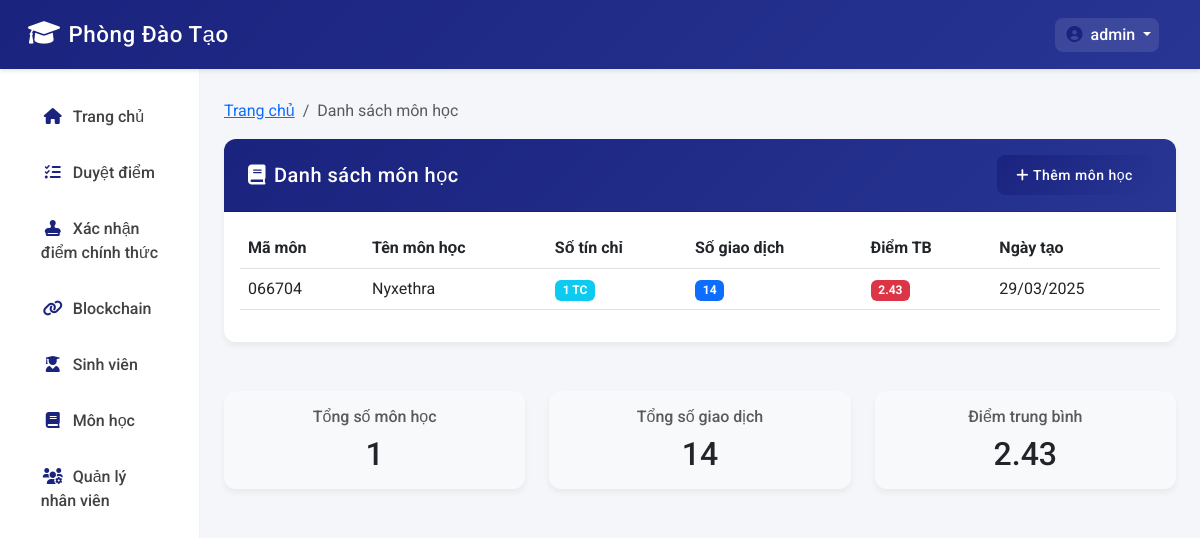
Screenshot of /courses/ (signed in) with the database file from the repository.
### blockchain_app/models.py (models this page shows, shortened)
class User(AbstractUser):
    USER_TYPE_CHOICES = (
        ('admin', 'Admin'),
        ('staff', 'Nhân viên phòng đào tạo'),
        ('teacher', 'Giảng viên'),
    )
    user_type = models.CharField(max_length=10, choices=USER_TYPE_CHOICES, default='staff')
    department = models.CharField(max_length=100, blank=True, null=True)
    phone = models.CharField(max_length=15, blank=True, null=True)
    public_key = models.CharField(max_length=256, blank=True, null=True)
    class Meta:
        verbose_name = 'user'
        verbose_name_plural = 'users'

class Course(models.Model):
    code = models.CharField(max_length=20, unique=True)
    name = models.CharField(max_length=100)
    credits = models.IntegerField()
    created_at = models.DateTimeField(auto_now_add=True)

### blockchain_app/views.py (the view)
# urls.py: path('courses/', views.course_list, name='course_list'),
@login_required
@user_passes_test(is_pdt_staff, login_url='login')
def course_list(request):
    courses = Course.objects.annotate(
        transaction_count=Count('transaction'),
        average_score=Avg('transaction__score')
    )
    context = {
        'courses': courses,
    }
    return render(request, 'blockchain_app/course_list.html', context)

### blockchain_app/templatetags/custom_filters.py (called while the page is built)
@register.filter
def sum_attr(queryset, attr_name):
    try:
        return sum(getattr(obj, attr_name, 0) or 0 for obj in queryset)
    except (TypeError, AttributeError):
        return 0

@register.filter
def average_attr(queryset, attr_name):
    try:
        total = sum(getattr(obj, attr_name, 0) or 0 for obj in queryset)
        count = sum(1 for obj in queryset if getattr(obj, attr_name, None) is not None)
        return total / count if count > 0 else None
    except (TypeError, AttributeError):
        return None

### blockchain_app/views.py (called while the page is built)
def is_pdt_staff(user):
    return user.is_authenticated and user.user_type in ['admin', 'staff']

### templates/blockchain_app/course_list.html (shortened to what this page needs)
{% extends 'blockchain_app/base.html' %}
{% load custom_filters %}
{% block content %}
<div class="row">
    <div class="col-md-12">
        <nav aria-label="breadcrumb">
            <ol class="breadcrumb">
                <li class="breadcrumb-item"><a href="{% url 'home' %}">Trang chủ</a></li>
                <li class="breadcrumb-item active">Danh sách môn học</li>
            </ol>
        </nav>
    </div>
    <div class="col-md-12">
        <div class="card">
            <div class="card-header d-flex justify-content-between align-items-center">
                <h5 class="mb-0">
                    <i class="fas fa-book me-2"></i>Danh sách môn học
                </h5>
                <a href="{% url 'add_course' %}" class="btn btn-primary btn-sm">
                    <i class="fas fa-plus me-1"></i>Thêm môn học
                </a>
            </div>
            <div class="card-body">
                {% if courses %}
                    <div class="table-responsive">
                        <table class="table table-hover">
                            <thead>
                                <tr>
                                    <th>Mã môn</th>
                                    <th>Tên môn học</th>
                                    <th>Số tín chỉ</th>
                                    <th>Số giao dịch</th>
                                    <th>Điểm TB</th>
                                    <th>Ngày tạo</th>
                                </tr>
                            </thead>
                            <tbody>
                                {% for course in courses %}
                                    <tr>
                                        <td>{{ course.code }}</td>
                                        <td>{{ course.name }}</td>
                                        <td>
                                            <span class="badge bg-info">
                                                {{ course.credits }} TC
                                            </span>
                                        </td>
                                        <td>
                                            <span class="badge bg-primary">
                                                {{ course.transaction_count }}
                                            </span>
                                        </td>
                                        <td>
                                            {% if course.average_score %}
                                                <span class="badge {% if course.average_score >= 8 %}bg-success{% elif course.average_score >= 6.5 %}bg-warning{% else %}bg-danger{% endif %}">
                                                    {{ course.average_score|floatformat:2 }}
                                                </span>
                                            {% else %}
                                                <span class="badge bg-secondary">N/A</span>
                                            {% endif %}
                                        </td>
                                        <td>{{ course.created_at|date:"d/m/Y" }}</td>
                                    </tr>
                                {% endfor %}
                            </tbody>
                        </table>
                    </div>
                {% endif %}
            </div>
        </div>
    </div>
    {% if courses %}
        <div class="col-md-12 mt-4">
            <div class="row">
                <div class="col-md-4">
                    <div class="card bg-light">
                        <div class="card-body text-center">
                            <h6 class="text-muted">Tổng số môn học</h6>
                            <h2 class="mb-0">{{ courses|length }}</h2>
                        </div>
                    </div>
                </div>
                <div class="col-md-4">
                    <div class="card bg-light">
                        <div class="card-body text-center">
                            <h6 class="text-muted">Tổng số giao dịch</h6>
                            <h2 class="mb-0">{{ courses|sum_attr:'transaction_count' }}</h2>
                        </div>
                    </div>
                </div>
                <div class="col-md-4">
                    <div class="card bg-light">
                        <div class="card-body text-center">
                            <h6 class="text-muted">Điểm trung bình</h6>
                            <h2 class="mb-0">
                                {% with avg_score=courses|average_attr:'average_score' %}
                                    {% if avg_score %}
                                        {{ avg_score|floatformat:2 }}
                                    {% else %}
                                        N/A
                                    {% endif %}
                                {% endwith %}
                            </h2>
                        </div>
                    </div>
                </div>
            </div>
        </div>
    {% endif %}
</div>
{% endblock %}

### templates/blockchain_app/base.html (shortened to what this page needs)
<!DOCTYPE html>
<html lang="vi">
<head>
    <link href="https://cdn.jsdelivr.net/npm/bootstrap@5.3.0/dist/css/bootstrap.min.css" rel="stylesheet">
    <link href="https://cdnjs.cloudflare.com/ajax/libs/font-awesome/6.0.0/css/all.min.css" rel="stylesheet">
</head>
<body>
    <nav class="navbar navbar-expand-lg navbar-dark navbar-custom">
        <div class="container-fluid">
            <a class="navbar-brand" href="{% url 'home' %}">
                <i class="fas fa-graduation-cap me-2"></i>Phòng Đào Tạo
            </a>
            <div class="collapse navbar-collapse" id="navbarNav">
                <ul class="navbar-nav ms-auto">
                    {% if user.is_authenticated %}
                    <li class="nav-item dropdown">
                        <a class="nav-link dropdown-toggle text-white user-dropdown" href="#" id="navbarDropdown" role="button" data-bs-toggle="dropdown" aria-expanded="false">
                            <i class="fas fa-user-circle me-1"></i>{{ user.username }}
                        </a>
                    </li>
                    {% endif %}
                </ul>
            </div>
        </div>
    </nav>
    <div class="container-fluid">
        <div class="row">
            <nav class="col-md-3 col-lg-2 d-md-block sidebar collapse">
                <div class="position-sticky">
                    <ul class="nav flex-column">
                        <li class="nav-item">
                            <a class="nav-link" href="{% url 'home' %}">
                                <i class="fas fa-home me-2"></i>Trang chủ
                            </a>
                        </li>
                        <li class="nav-item">
                            <a class="nav-link" href="{% url 'transaction_list' %}">
                                <i class="fas fa-tasks me-2"></i>Duyệt điểm
                            </a>
                        </li>
                        <li class="nav-item">
                            <a class="nav-link" href="{% url 'mine_block' %}">
                                <i class="fas fa-stamp me-2"></i>Xác nhận điểm chính thức
                            </a>
                        </li>
                        <li class="nav-item">
                            <a class="nav-link" href="{% url 'blockchain_history' %}">
                                <i class="fas fa-link me-2"></i>Blockchain
                            </a>
                        </li>
                        <li class="nav-item">
                            <a class="nav-link" href="{% url 'student_list' %}">
                                <i class="fas fa-user-graduate me-2"></i>Sinh viên
                            </a>
                        </li>
                        <li class="nav-item">
                            <a class="nav-link" href="{% url 'course_list' %}">
                                <i class="fas fa-book me-2"></i>Môn học
                            </a>
                        </li>
                        {% if user.is_authenticated and user.user_type == 'admin' %}
                        <li class="nav-item">
                            <a class="nav-link" href="{% url 'staff_list' %}">
                                <i class="fas fa-users-cog me-2"></i>Quản lý nhân viên
                            </a>
                        </li>
                        {% endif %}
                    </ul>
                </div>
            </nav>
            <main class="col-md-9 ms-sm-auto col-lg-10 px-md-4 main-content">
                {% block content %}
                {% endblock %}
            </main>
        </div>
    </div>
</body>
</html>

### templates/blockchain_app/base.html (style rules this page uses)
body { font-family: 'Roboto', sans-serif; background-color: #f5f6fa; }
.navbar-custom { background: linear-gradient(135deg, #1a237e 0%, #283593 100%); box-shadow: 0 2px 4px rgba(0,0,0,0.1); padding: 0.8rem 1rem; }
.navbar-brand { font-weight: 500; font-size: 1.4rem; letter-spacing: 0.5px; }
.navbar-brand i { color: #fff; font-size: 1.6rem; }
.sidebar { min-height: calc(100vh - 56px); background: white; box-shadow: 2px 0 5px rgba(0,0,0,0.05); padding-top: 20px; border-right: 1px solid rgba(0,0,0,0.05); }
.nav-link { color: #424242; padding: 0.8rem 1rem; border-radius: 8px; margin: 0.2rem 0.8rem; transition: all 0.3s ease; font-weight: 500; }
.nav-link i { width: 24px; text-align: center; margin-right: 8px; color: #1a237e; }
.main-content { padding: 30px; background-color: #f5f6fa; }
.card { border: none; border-radius: 12px; margin-bottom: 25px; box-shadow: 0 4px 6px rgba(0,0,0,0.05); }
.card-header { background: linear-gradient(135deg, #1a237e 0%, #283593 100%); color: white; border-radius: 12px 12px 0 0 !important; padding: 1rem 1.5rem; font-weight: 500; letter-spacing: 0.5px; }
.btn-primary { background: linear-gradient(135deg, #1a237e 0%, #283593 100%); border: none; padding: 0.6rem 1.2rem; border-radius: 8px; font-weight: 500; transition: all 0.3s ease; }
.user-dropdown { background-color: rgba(255,255,255,0.1); border-radius: 8px; padding: 5px 10px; }

### rows the page displays
User: username "admin"
Course: code "066704", name "Nyxethra", credits "1", transaction_count "14", average_score "2.43", created_at "29/03/2025", courses "14"

### other values shown
{{ courses|length }} "1"
{{ avg_score|floatformat:2 }} "2.43"
